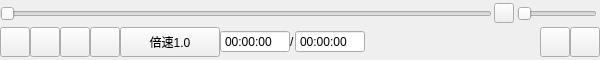
<?xml version="1.0" encoding="UTF-8"?>
<ui version="4.0">
 <class>CtrlBar</class>
 <widget class="QWidget" name="CtrlBar">
  <property name="geometry">
   <rect>
    <x>0</x>
    <y>0</y>
    <width>600</width>
    <height>60</height>
   </rect>
  </property>
  <property name="maximumSize">
   <size>
    <width>16777215</width>
    <height>60</height>
   </size>
  </property>
  <property name="windowTitle">
   <string>Form</string>
  </property>
  <layout class="QGridLayout" name="gridLayout_2">
   <property name="leftMargin">
    <number>0</number>
   </property>
   <property name="topMargin">
    <number>0</number>
   </property>
   <property name="rightMargin">
    <number>0</number>
   </property>
   <property name="bottomMargin">
    <number>0</number>
   </property>
   <property name="spacing">
    <number>0</number>
   </property>
   <item row="0" column="0">
    <widget class="QWidget" name="widget" native="true">
     <property name="maximumSize">
      <size>
       <width>16777215</width>
       <height>25</height>
      </size>
     </property>
     <layout class="QHBoxLayout" name="horizontalLayout">
      <property name="spacing">
       <number>0</number>
      </property>
      <property name="leftMargin">
       <number>0</number>
      </property>
      <property name="topMargin">
       <number>0</number>
      </property>
      <property name="rightMargin">
       <number>0</number>
      </property>
      <property name="bottomMargin">
       <number>0</number>
      </property>
      <item>
       <widget class="QSlider" name="playSlider">
        <property name="orientation">
         <enum>Qt::Horizontal</enum>
        </property>
       </widget>
      </item>
      <item>
       <widget class="QWidget" name="widget_2" native="true">
        <property name="minimumSize">
         <size>
          <width>108</width>
          <height>25</height>
         </size>
        </property>
        <widget class="QPushButton" name="volumeBtn">
         <property name="geometry">
          <rect>
           <x>2</x>
           <y>2</y>
           <width>20</width>
           <height>20</height>
          </rect>
         </property>
         <property name="text">
          <string/>
         </property>
        </widget>
        <widget class="QSlider" name="volumeSlider">
         <property name="geometry">
          <rect>
           <x>25</x>
           <y>0</y>
           <width>80</width>
           <height>25</height>
          </rect>
         </property>
         <property name="minimumSize">
          <size>
           <width>80</width>
           <height>25</height>
          </size>
         </property>
         <property name="maximumSize">
          <size>
           <width>80</width>
           <height>25</height>
          </size>
         </property>
         <property name="orientation">
          <enum>Qt::Horizontal</enum>
         </property>
        </widget>
       </widget>
      </item>
     </layout>
    </widget>
   </item>
   <item row="1" column="0">
    <layout class="QGridLayout" name="gridLayout">
     <property name="spacing">
      <number>0</number>
     </property>
     <item row="4" column="6">
      <widget class="QLabel" name="label">
       <property name="maximumSize">
        <size>
         <width>10</width>
         <height>16777215</height>
        </size>
       </property>
       <property name="text">
        <string>/</string>
       </property>
      </widget>
     </item>
     <item row="4" column="7">
      <widget class="QTimeEdit" name="totalTimeEdit">
       <property name="minimumSize">
        <size>
         <width>70</width>
         <height>0</height>
        </size>
       </property>
       <property name="maximumSize">
        <size>
         <width>70</width>
         <height>16777215</height>
        </size>
       </property>
       <property name="buttonSymbols">
        <enum>QAbstractSpinBox::NoButtons</enum>
       </property>
       <property name="displayFormat">
        <string>HH:mm:ss</string>
       </property>
      </widget>
     </item>
     <item row="4" column="8">
      <spacer name="horizontalSpacer">
       <property name="orientation">
        <enum>Qt::Horizontal</enum>
       </property>
       <property name="sizeHint" stdset="0">
        <size>
         <width>40</width>
         <height>20</height>
        </size>
       </property>
      </spacer>
     </item>
     <item row="4" column="10">
      <widget class="QPushButton" name="settingBtn">
       <property name="maximumSize">
        <size>
         <width>30</width>
         <height>30</height>
        </size>
       </property>
       <property name="text">
        <string/>
       </property>
      </widget>
     </item>
     <item row="4" column="9">
      <widget class="QPushButton" name="playListBtn">
       <property name="maximumSize">
        <size>
         <width>30</width>
         <height>30</height>
        </size>
       </property>
       <property name="text">
        <string/>
       </property>
      </widget>
     </item>
     <item row="4" column="1">
      <widget class="QPushButton" name="stopBtn">
       <property name="minimumSize">
        <size>
         <width>30</width>
         <height>30</height>
        </size>
       </property>
       <property name="maximumSize">
        <size>
         <width>30</width>
         <height>30</height>
        </size>
       </property>
       <property name="text">
        <string/>
       </property>
      </widget>
     </item>
     <item row="4" column="0">
      <widget class="QPushButton" name="playOrPauseBtn">
       <property name="minimumSize">
        <size>
         <width>30</width>
         <height>30</height>
        </size>
       </property>
       <property name="maximumSize">
        <size>
         <width>30</width>
         <height>30</height>
        </size>
       </property>
       <property name="text">
        <string/>
       </property>
      </widget>
     </item>
     <item row="4" column="2">
      <widget class="QPushButton" name="forwardBtn">
       <property name="minimumSize">
        <size>
         <width>30</width>
         <height>30</height>
        </size>
       </property>
       <property name="maximumSize">
        <size>
         <width>30</width>
         <height>30</height>
        </size>
       </property>
       <property name="text">
        <string/>
       </property>
      </widget>
     </item>
     <item row="4" column="3">
      <widget class="QPushButton" name="backwardBtn">
       <property name="minimumSize">
        <size>
         <width>30</width>
         <height>30</height>
        </size>
       </property>
       <property name="maximumSize">
        <size>
         <width>30</width>
         <height>30</height>
        </size>
       </property>
       <property name="text">
        <string/>
       </property>
      </widget>
     </item>
     <item row="4" column="4">
      <widget class="QPushButton" name="speedBtn">
       <property name="minimumSize">
        <size>
         <width>100</width>
         <height>30</height>
        </size>
       </property>
       <property name="maximumSize">
        <size>
         <width>100</width>
         <height>30</height>
        </size>
       </property>
       <property name="text">
        <string>倍速1.0</string>
       </property>
      </widget>
     </item>
     <item row="4" column="5">
      <widget class="QTimeEdit" name="playTimeEdit">
       <property name="minimumSize">
        <size>
         <width>70</width>
         <height>0</height>
        </size>
       </property>
       <property name="maximumSize">
        <size>
         <width>70</width>
         <height>16777215</height>
        </size>
       </property>
       <property name="buttonSymbols">
        <enum>QAbstractSpinBox::NoButtons</enum>
       </property>
       <property name="displayFormat">
        <string>HH:mm:ss</string>
       </property>
      </widget>
     </item>
    </layout>
   </item>
  </layout>
 </widget>
 <resources/>
 <connections/>
</ui>
